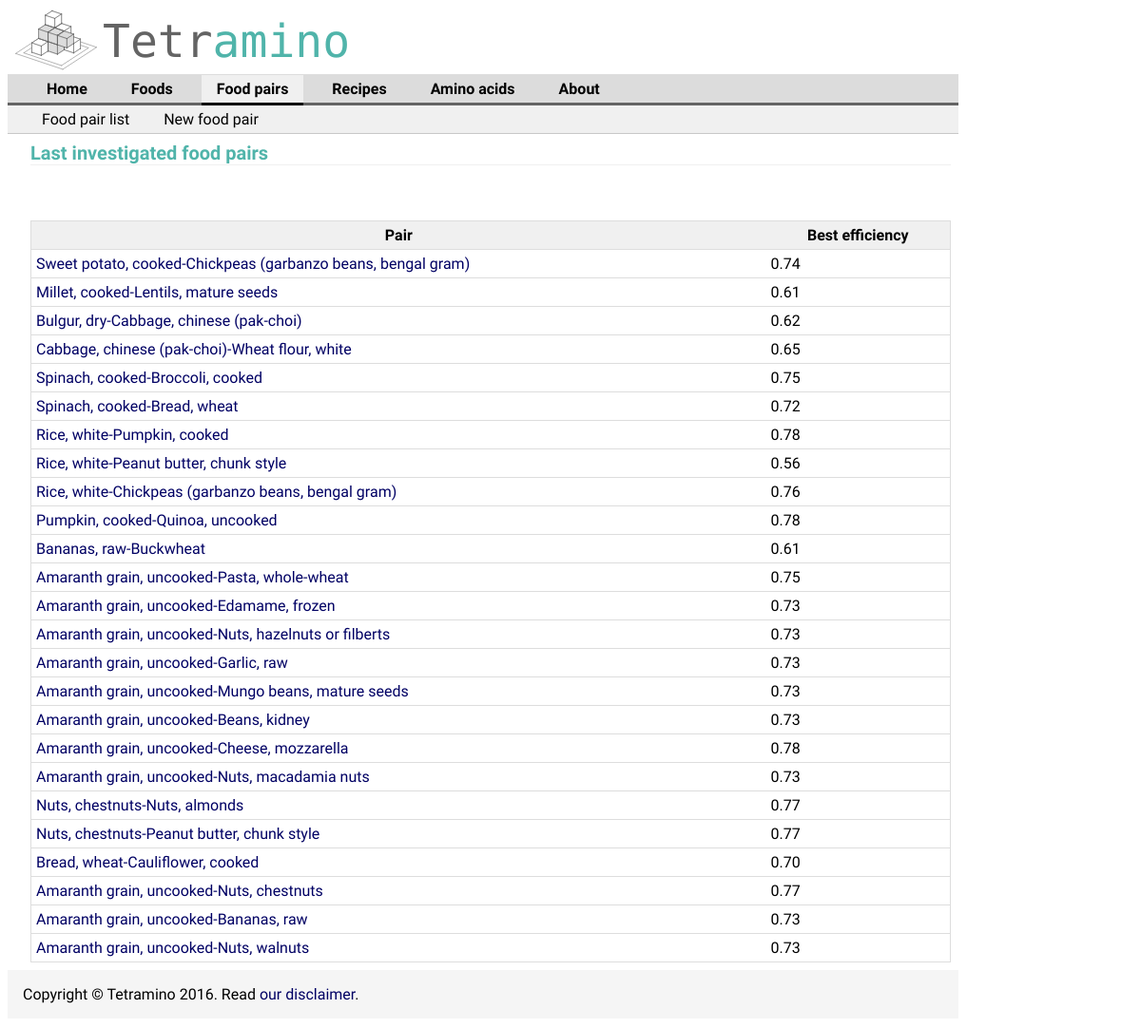
The app's page /foodPairList/, older data.
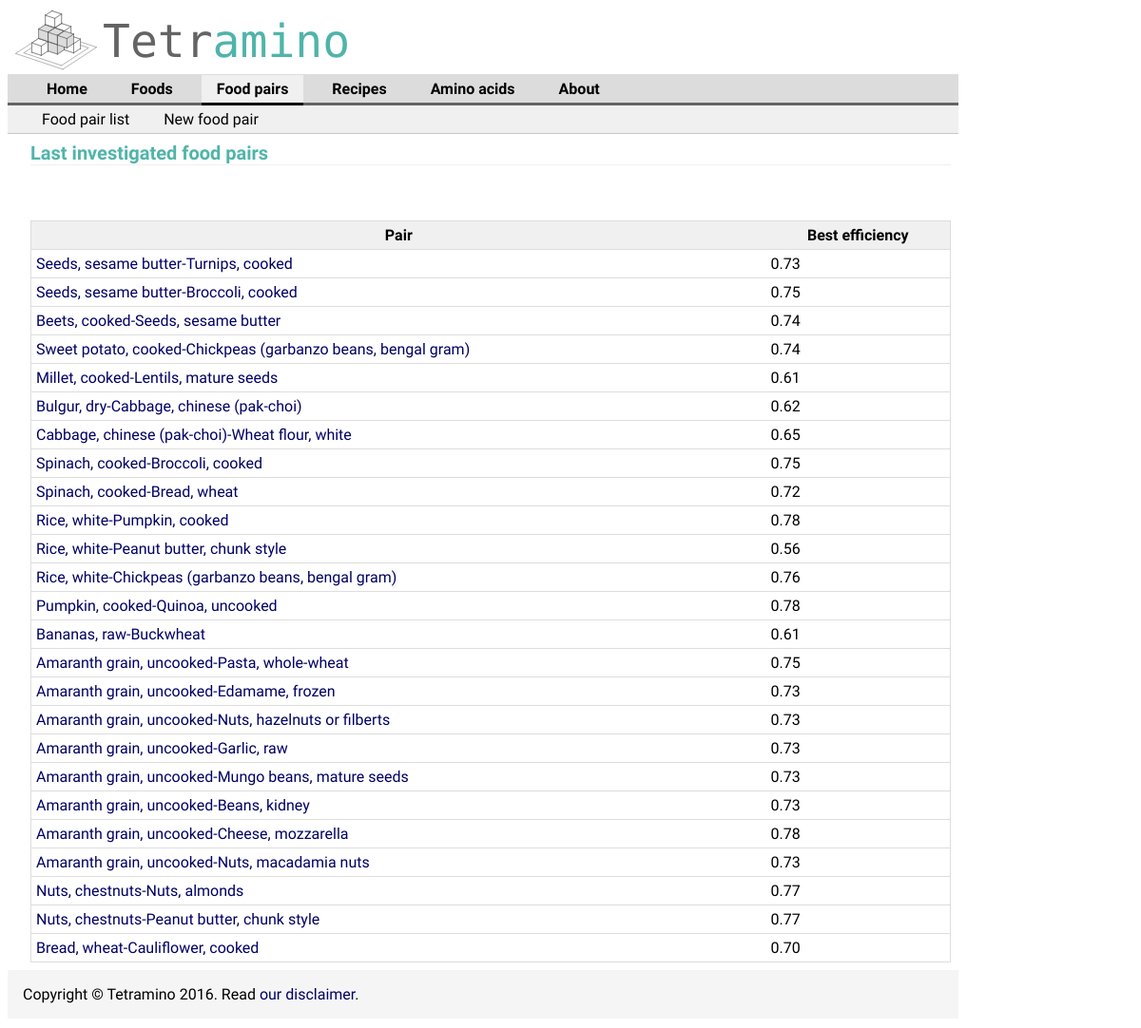
The same page, newer data.
### aminoApp/models.py (models this page shows, shortened)
class FoodPair(models.Model):
    foodOneId = models.IntegerField()
    foodTwoId = models.IntegerField() #models.ForeignKey(Food)
    pair_name = models.CharField(max_length=30, null=True)
    bestEfficiency = models.FloatField(null=True)
    bestProportion = models.FloatField(null=True)
    angleAbsolute = models.FloatField(null=True)
    angleIncomplete = models.FloatField(null=True)

### aminoApp/views.py (the view)
# urls.py: url(r'^foodPairList/', views.showFoodPairList, name='foodPairTable'),
def showFoodPairList(request):
    pairList= FoodPair.objects.order_by('-pk')[:25]
    context = {'pairList': pairList}
    return render(request, 'aminoApp/foodPairTable.html', context)

### aminoApp/templates/aminoApp/foodPairTable.html (shortened to what this page needs)
{% extends "aminoApp/baseAssociations.html" %}
{% block content %}
<h1>Last investigated food pairs</h1>
    {% if pairList %}
        <table style="width:100%">
            <tr>
                <th>Pair</th>
                <th>Best efficiency</th>
            </tr>
        {% for pair in pairList %}
            <tr>
                <td><a href="/inspectLoadedFoodPair/{{ pair.pk }}/">{{ pair.pair_name }}</a> </td>
                <td>{{ pair.bestEfficiency |floatformat:2}}</td>
            </tr>
        {% endfor %}
        </table>
    {% else %}
        <p>No pair is available.</p>
    {% endif %}
{% endblock %}

Row changes from the older to the newer data that the page shows:
no longer on this page (row unchanged): FoodPair: pair_name "Amaranth grain, uncooked-Nuts, chestnuts", bestEfficiency "0.77"
no longer on this page (row unchanged): FoodPair: pair_name "Amaranth grain, uncooked-Bananas, raw", bestEfficiency "0.73"
no longer on this page (row unchanged): FoodPair: pair_name "Amaranth grain, uncooked-Nuts, walnuts", bestEfficiency "0.73"
added FoodPair: pair_name "Seeds, sesame butter-Turnips, cooked", bestEfficiency "0.73"
added FoodPair: pair_name "Seeds, sesame butter-Broccoli, cooked", bestEfficiency "0.75"
added FoodPair: pair_name "Beets, cooked-Seeds, sesame butter", bestEfficiency "0.74"
